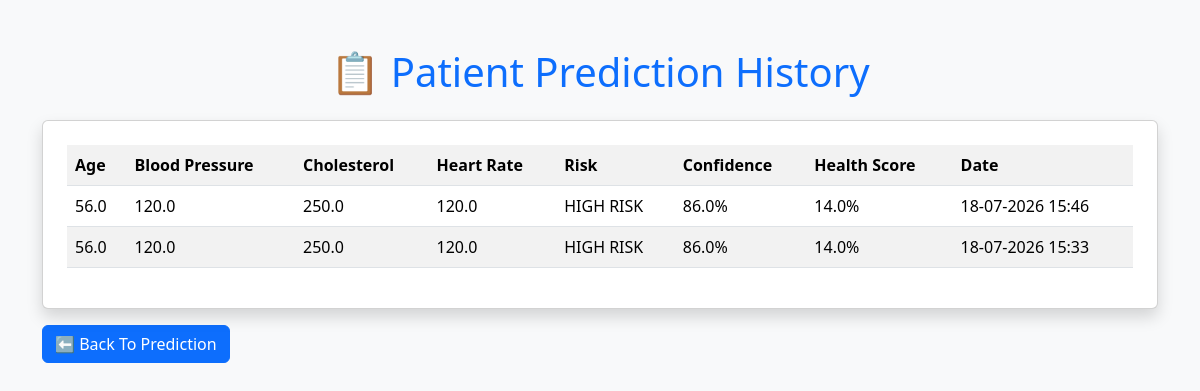
The app's page /history with its own data.
### tables this page shows
CREATE TABLE patients(

        id INTEGER PRIMARY KEY AUTOINCREMENT,
        age REAL,
        blood_pressure REAL,
        cholesterol REAL,
        heart_rate REAL,
        risk TEXT,
        confidence REAL,
        health_score REAL,
        date TEXT

    );

### app.py (the view)
@app.route("/history")
def history():
    patients=get_patients()
    return render_template(
        "history.html",
        patients=patients
    )

### database.py (called while the page is built)
def get_patients():
    conn=sqlite3.connect("patients.db")
    conn.row_factory=sqlite3.Row
    cursor=conn.cursor()
    cursor.execute(
        "SELECT * FROM patients ORDER BY id DESC"
    )
    data=cursor.fetchall()
    conn.close()
    return data

### templates/history.html (shortened to what this page needs)
<!DOCTYPE html>
<html>
<head>
<link href="https://cdn.jsdelivr.net/npm/bootstrap@5.3.3/dist/css/bootstrap.min.css" rel="stylesheet">
</head>
<body class="bg-light">
<div class="container mt-5">
<h1 class="text-center text-primary">
📋 Patient Prediction History
</h1>
<div class="card shadow mt-4 p-4">
<table class="table table-striped">
<tr>
<th>Age</th>
<th>Blood Pressure</th>
<th>Cholesterol</th>
<th>Heart Rate</th>
<th>Risk</th>
<th>Confidence</th>
<th>Health Score</th>
<th>Date</th>
</tr>
{% for p in patients %}
<tr>
<td>{{p.age}}</td>
<td>{{p.blood_pressure}}</td>
<td>{{p.cholesterol}}</td>
<td>{{p.heart_rate}}</td>
<td>{{p.risk}}</td>
<td>{{p.confidence}}%</td>
<td>{{p.health_score}}%</td>
<td>{{p.date}}</td>
</tr>
{% endfor %}
</table>
</div>
<a href="/" class="btn btn-primary mt-3">
⬅ Back To Prediction
</a>
</div>
</body>
</html>

### records on screen
patients: age "56.0", blood_pressure "120.0", cholesterol "250.0", heart_rate "120.0", risk "HIGH RISK", confidence "86.0", health_score "14.0", date "18-07-2026 15:46"
patients: age "56.0", blood_pressure "120.0", cholesterol "250.0", heart_rate "120.0", risk "HIGH RISK", confidence "86.0", health_score "14.0", date "18-07-2026 15:33"
